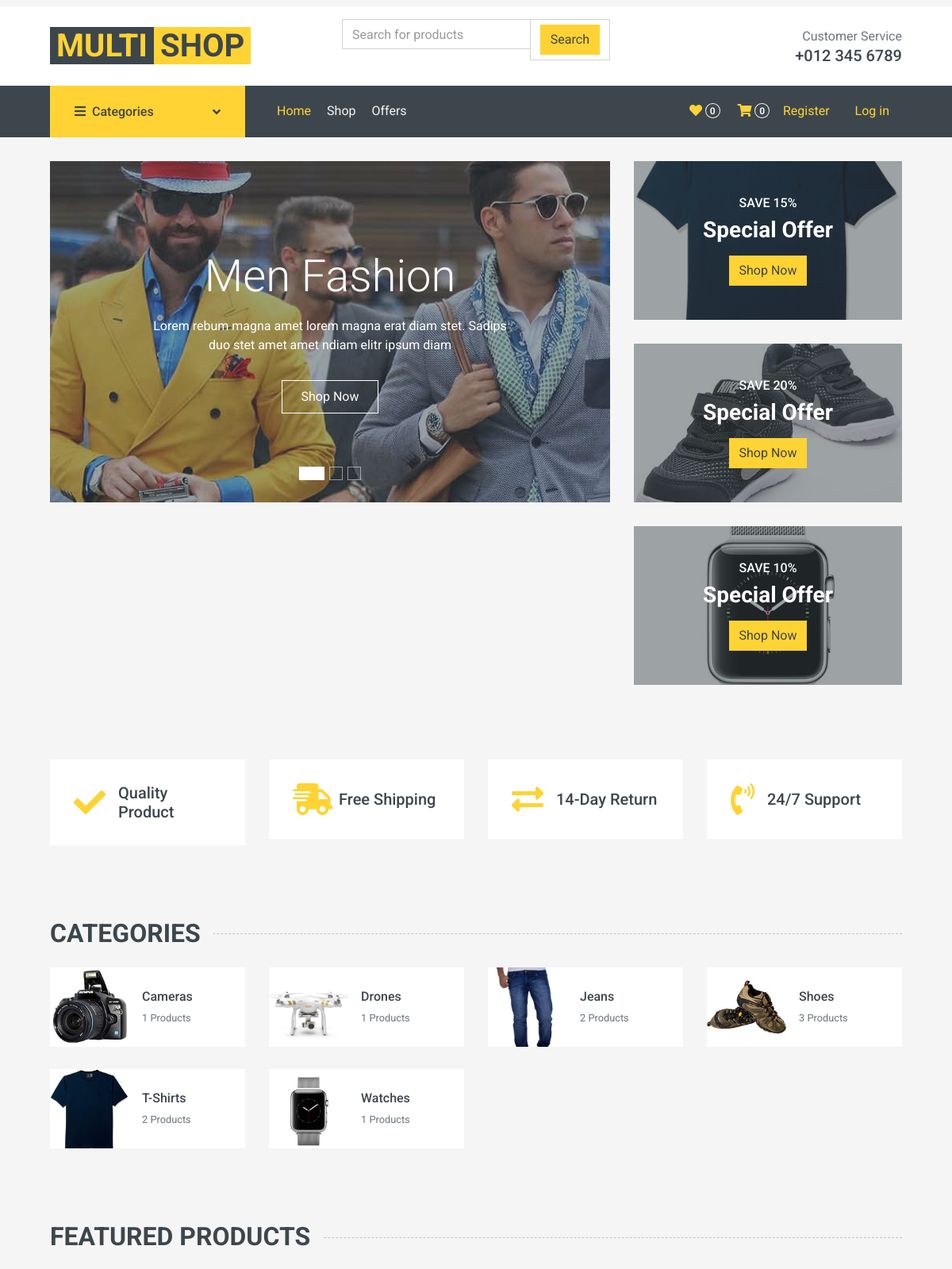
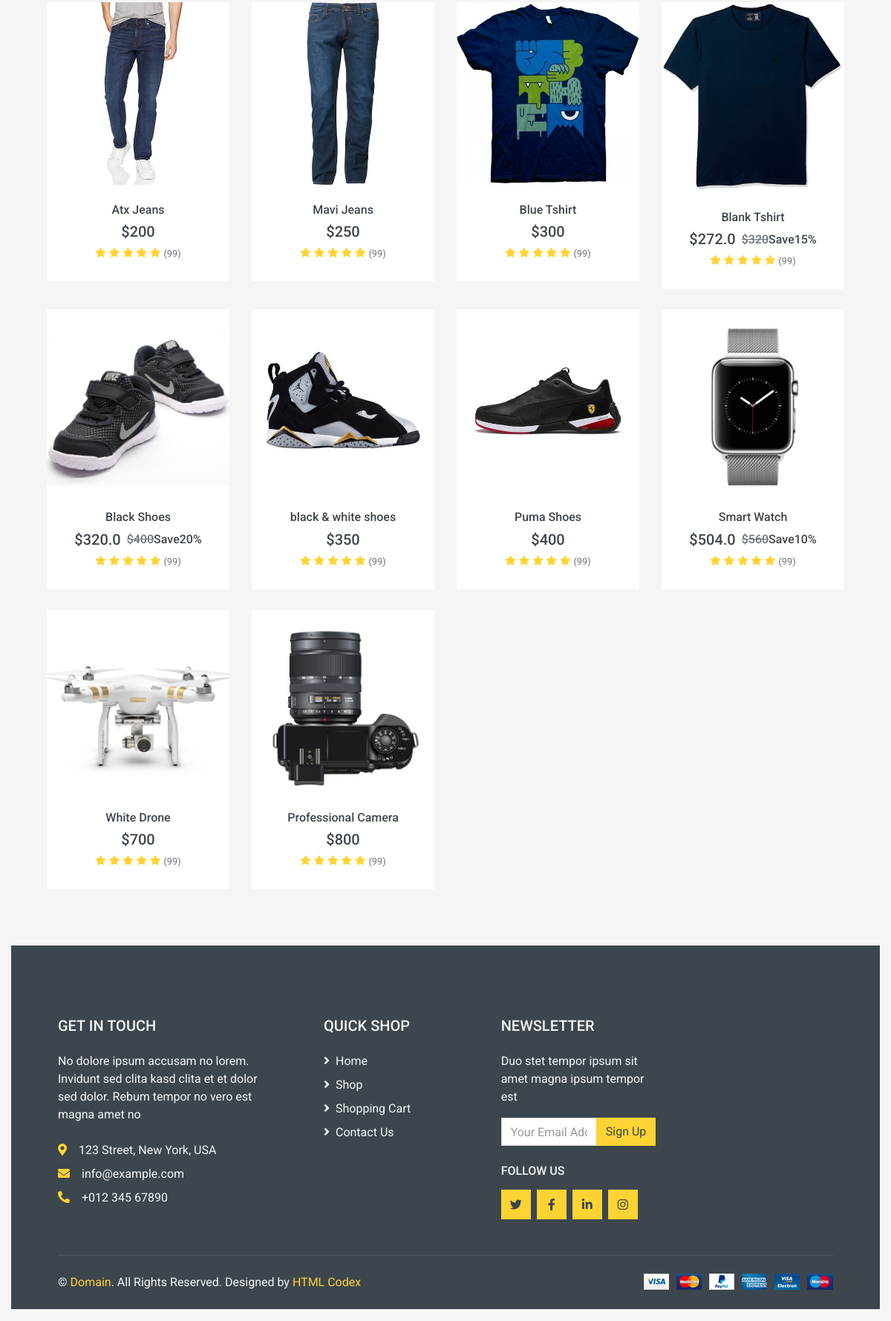
The page / on the database its author committed (2 pictures, top to bottom).
### Store/models.py (models this page shows, shortened)
class Offer(models.Model):
    product=models.OneToOneField(Product, on_delete=models.CASCADE)
    percent=models.IntegerField()
    created_at=models.DateTimeField(auto_now_add=True)
    is_active=models.BooleanField(default=True)
    def offer_price(self):
        final_price=(self.product.price - ((self.product.price*self.percent)/100))
        return final_price
    class Meta:
        verbose_name = ("Offer")
        verbose_name_plural = ("Offers")

class Product(models.Model):
    name=models.CharField( max_length=50,unique=True)
    slug=models.SlugField(unique=True,blank=True,null=True)
    category=models.ForeignKey(Category, on_delete=models.CASCADE)
    image=models.ImageField(upload_to=Product_image, height_field=None, width_field=None, max_length=None)
    stock=models.IntegerField()
    price=models.IntegerField()
    description=models.TextField()
    created_at=models.DateTimeField(auto_now_add=True)
    is_available=models.BooleanField(default=True)
    offerprice=models.IntegerField(null=True,blank=True)
    offerpercent=models.IntegerField(null=True,blank=True)
    def get_url(self):
        return reverse("store:detail", args=[self.category.slug,self.slug])
    class Meta:
        verbose_name = ("Product")
        verbose_name_plural = ("Products")
    def __str__(self):
        return self.name

### Categories/models.py (models this page shows, shortened)
class Category(models.Model):
    name=models.CharField( max_length=50,unique=True)
    slug=models.SlugField(unique=True,blank=True,null=True)
    image=models.ImageField( upload_to=category_image, height_field=None, width_field=None, max_length=None)
    created_at=models.DateTimeField(auto_now_add=True)
    is_available=models.BooleanField(default=True)
    class Meta:
        verbose_name = ("Category")
        verbose_name_plural = ("Categories")
    def __str__(self):
        return self.name

### Commercial_Website/views.py (the view)
# urls.py: 2. Add a URL to urlpatterns:  path('', views.home, name='home')
def home(request):
    try:
        categories=Category.objects.all().annotate(product_count=Count('product'))
        products=Product.objects.all()
        for product in products:
            try:
                offer=Offer.objects.get(product=product,is_active=True)
                product.offerprice=offer.offer_price()
                product.offerpercent=offer.percent
            except:
                pass
    except:
        return HttpResponse('Product Does Not Exist')
    context={'categories':categories,'products':products}
    return render(request,'home/home.html',context)

### templates/home/home.html (shortened to what this page needs)
{% extends "base/base.html" %}
{% block body %}
    <div class="container-fluid mb-3">
        <div class="row px-xl-5">
            <div class="col-lg-8">
                <div id="header-carousel" class="carousel slide carousel-fade mb-30 mb-lg-0" data-ride="carousel">
                    <ol class="carousel-indicators">
                        <li data-target="#header-carousel" data-slide-to="0" class="active"></li>
                        <li data-target="#header-carousel" data-slide-to="1"></li>
                        <li data-target="#header-carousel" data-slide-to="2"></li>
                    </ol>
                    <div class="carousel-inner">
                        <div class="carousel-item position-relative active" style="height: 430px;">
                            <img class="position-absolute w-100 h-100" src="img/carousel-1.jpg" style="object-fit: cover;">
                            <div class="carousel-caption d-flex flex-column align-items-center justify-content-center">
                                <div class="p-3" style="max-width: 700px;">
                                    <h1 class="display-4 text-white mb-3 animate__animated animate__fadeInDown">Men Fashion</h1>
                                    <p class="mx-md-5 px-5 animate__animated animate__bounceIn">Lorem rebum magna amet lorem magna erat diam stet. Sadips duo stet amet amet ndiam elitr ipsum diam</p>
                                    <a class="btn btn-outline-light py-2 px-4 mt-3 animate__animated animate__fadeInUp" href="#">Shop Now</a>
                                </div>
                            </div>
                        </div>
                    </div>
                </div>
            </div>
            <div class="col-lg-4">
                {% for offer in offers %}
                <div class="product-offer mb-30" style="height: 200px;">
                    <img class="img-fluid" src={{offer.product.image.url}} alt="">
                    <div class="offer-text">
                        <h6 class="text-white text-uppercase">Save {{offer.percent}}%</h6>
                        <h3 class="text-white mb-3">Special Offer</h3>
                        <a href={{offer.product.get_url}} class="btn btn-primary">Shop Now</a>
                    </div>
                </div>
                {% endfor %}
            </div>
        </div>
    </div>
    <div class="container-fluid pt-5">
        <div class="row px-xl-5 pb-3">
            <div class="col-lg-3 col-md-6 col-sm-12 pb-1">
                <div class="d-flex align-items-center bg-light mb-4" style="padding: 30px;">
                    <h1 class="fa fa-check text-primary m-0 mr-3"></h1>
                    <h5 class="font-weight-semi-bold m-0">Quality Product</h5>
                </div>
            </div>
            <div class="col-lg-3 col-md-6 col-sm-12 pb-1">
                <div class="d-flex align-items-center bg-light mb-4" style="padding: 30px;">
                    <h1 class="fa fa-shipping-fast text-primary m-0 mr-2"></h1>
                    <h5 class="font-weight-semi-bold m-0">Free Shipping</h5>
                </div>
            </div>
            <div class="col-lg-3 col-md-6 col-sm-12 pb-1">
                <div class="d-flex align-items-center bg-light mb-4" style="padding: 30px;">
                    <h1 class="fas fa-exchange-alt text-primary m-0 mr-3"></h1>
                    <h5 class="font-weight-semi-bold m-0">14-Day Return</h5>
                </div>
            </div>
            <div class="col-lg-3 col-md-6 col-sm-12 pb-1">
                <div class="d-flex align-items-center bg-light mb-4" style="padding: 30px;">
                    <h1 class="fa fa-phone-volume text-primary m-0 mr-3"></h1>
                    <h5 class="font-weight-semi-bold m-0">24/7 Support</h5>
                </div>
            </div>
        </div>
    </div>
    <div class="container-fluid pt-5">
        <h2 class="section-title position-relative text-uppercase mx-xl-5 mb-4"><span class="bg-secondary pr-3">Categories</span></h2>
        <div class="row px-xl-5 pb-3">
            {% for category in categories  %}
            <div class="col-lg-3 col-md-4 col-sm-6 pb-1">
                <a class="text-decoration-none" href={% url "store:shop" category.slug %}>
                    <div class="cat-item d-flex align-items-center mb-4">
                        <div class="overflow-hidden" style="width: 100px; height: 100px;">
                            <img class="img-fluid" src="{{category.image.url}}" alt="">
                        </div>
                        <div class="flex-fill pl-3">
                            <h6>{{category}}</h6>
                            <small class="text-body">{{category.product_count}} Products</small>
                        </div>
                    </div>
            </div>
            {% endfor %}
        </div>
    </div>
    <div class="container-fluid pt-5 pb-3">
        <h2 class="section-title position-relative text-uppercase mx-xl-5 mb-4"><span class="bg-secondary pr-3">Featured Products</span></h2>
        <div class="row px-xl-5">
            {% for product in products %}
            <div class="col-lg-3 col-md-4 col-sm-6 pb-1">
                <div class="product-item bg-light mb-4">
                    <div class="product-img position-relative overflow-hidden">
                        <img class="img-fluid w-100" src="{{product.image.url}}" alt="">
                        <div class="product-action">
                        </div>
                    </div>
                    <div class="text-center py-4">
                        <a class="h6 text-decoration-none text-truncate" href={{product.get_url}}>{{product}}</a>
                        <div class="d-flex align-items-center justify-content-center mt-2">
                            {% if product.offerprice %}
                                <h5>${{product.offerprice}}</h5><h6 class="text-muted ml-2"><del>${{product.price}}</del></h6>
                                <h6>Save{{product.offerpercent}}%</h6>
                            {% else %}
                                <h5>${{product.price}}</h5>
                            {% endif %}
                        </div>
                        <div class="d-flex align-items-center justify-content-center mb-1">
                            <small class="fa fa-star text-primary mr-1"></small>
                            <small class="fa fa-star text-primary mr-1"></small>
                            <small class="fa fa-star text-primary mr-1"></small>
                            <small class="fa fa-star text-primary mr-1"></small>
                            <small class="fa fa-star text-primary mr-1"></small>
                            <small>(99)</small>
                        </div>
                    </div>
                </div>
            </div>
            {% endfor %}
    </div>
{% endblock body %}

### rows shown on the page
Offer: product.image (placeholder picture), percent "15"
Offer: product.image (picture), percent "20"
Offer: product.image (picture), percent "10"
Category: image (picture), name "Cameras", product_count "1"
Category: image (picture), name "Drones", product_count "1"
Category: image (picture), name "Jeans", product_count "2"
Category: image (picture), name "Shoes", product_count "3"
Category: image (picture), name "T-Shirts", product_count "2"
Category: image (picture), name "Watches", product_count "1"
Product: image (picture), name "Atx Jeans", price "200"
Product: image (picture), name "Mavi Jeans", price "250"
Product: image (picture), name "Blue Tshirt", price "300"
Product: image (placeholder picture), name "Blank Tshirt", offerprice "272.0", price "320", offerpercent "15"
Product: image (picture), name "Black Shoes", offerprice "320.0", price "400", offerpercent "20"
Product: image (picture), name "black & white shoes", price "350"
Product: image (picture), name "Puma Shoes", price "400"
Product: image (picture), name "Smart Watch", offerprice "504.0", price "560", offerpercent "10"
Product: image (picture), name "White Drone", price "700"
Product: image (picture), name "Professional Camera", price "800"

### other values the page prints
{{ items_count }} "0"
